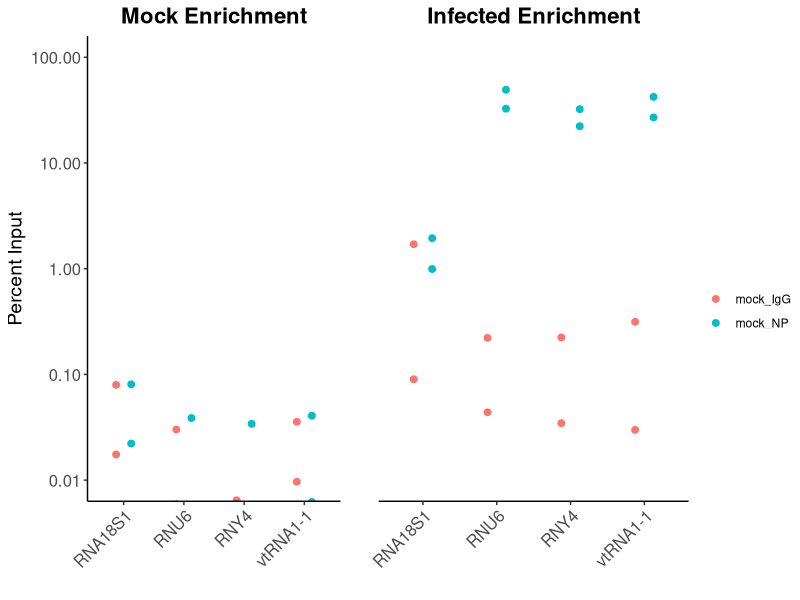
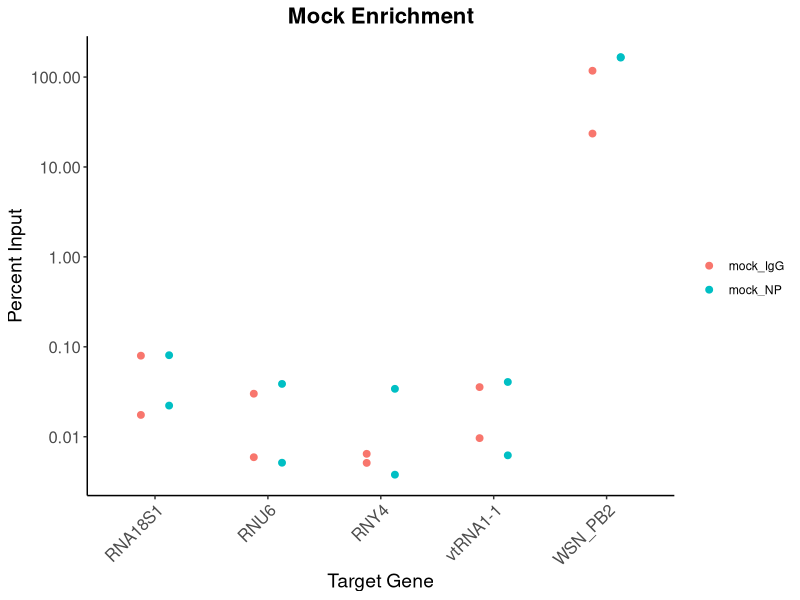
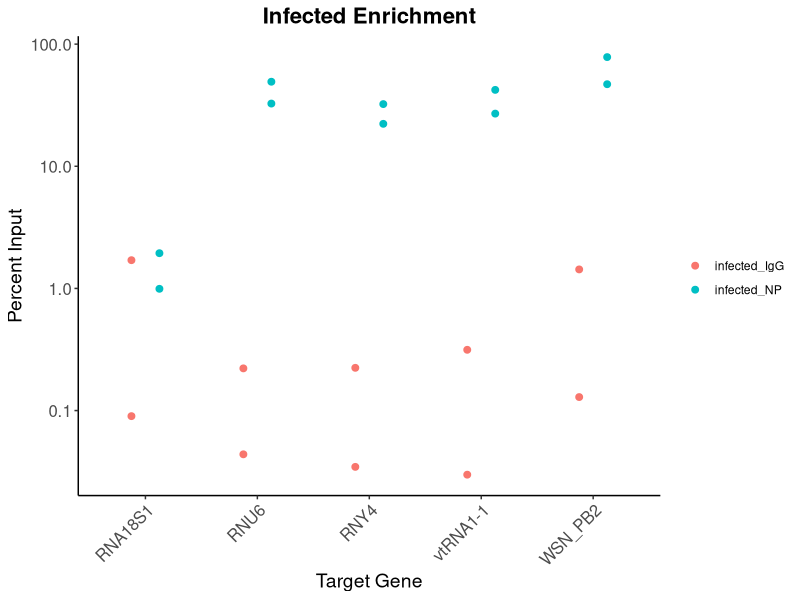
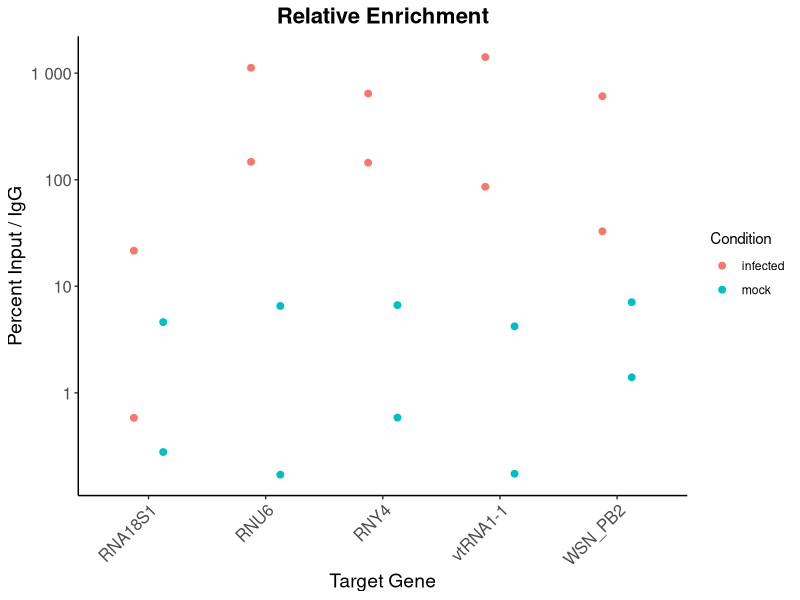
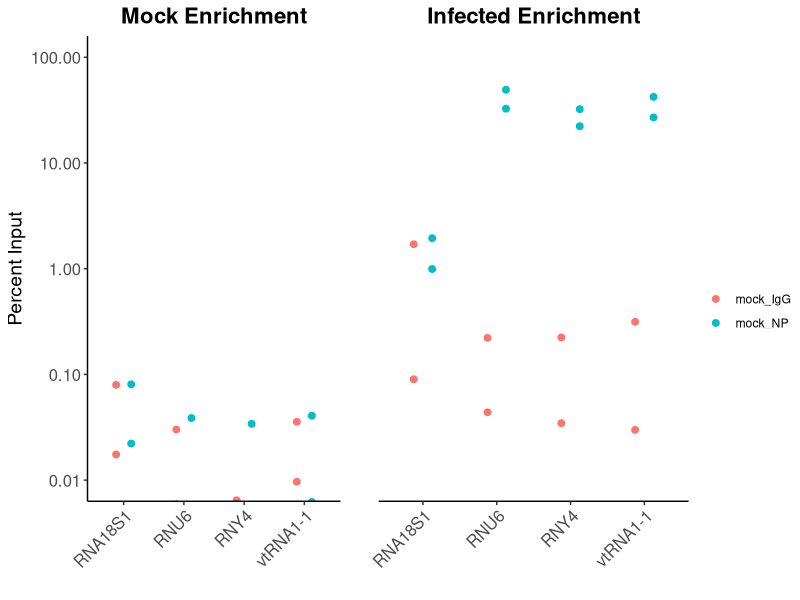

Recreate these plots in R, in order.
library(dplyr)
library(tidyr)
library(ggplot2)
library(ggpubr)
library(scales)

df <- read.csv("TN066//66.2/66.2_filtered.csv")

# Calculate mean CT, pivot wider, and convert to numeric
data <- df %>%
    group_by(Sample.Name, Target.Name, Task) %>%
    summarise(CT = mean(CT, na.rm = TRUE), .groups = "drop") %>%
    pivot_wider(names_from = Sample.Name, values_from = CT)

# Calculate enrichment for IgG and NP samples
data_enrich <- data %>%
    mutate(across(.cols = infect_enrich_NP,
                  .fns  = ~ . - infect_input_NP - log2(0.044^-1),
                  .names = "infected_NP_enrichment")) %>%
    mutate(across(.cols = mock_enrich_NP,
                  .fns  = ~ . - mock_input_NP - log2(0.044^-1),
                  .names = "mock_NP_enrichment")) %>%
    mutate(across(.cols = infect_enrich_IgG,
                  .fns  = ~ . - infect_input_IgG - log2(0.044^-1),
                  .names = "infected_IgG_enrichment")) %>%
    mutate(across(.cols = mock_enrich_IgG,
                  .fns  = ~ . - mock_input_IgG - log2(0.044^-1),
                  .names = "mock_IgG_enrichment")) %>%
    mutate(across(.cols = ends_with("enrichment"),
                  .fns  = ~ 2^-.x,
                  .names = "{.col}_percent_input"))
enrich_out <- data_enrich %>%
    select(Target.Name, Task,
           ends_with("percent_input")) %>%
    rename_with(~ sub("_enrichment_percent_input", "", .x), ends_with("percent_input")) %>%
    pivot_longer(
        cols = -c(Target.Name, Task),
        names_to = "Sample_Type",
        values_to = "percent_input",
        names_prefix = "percent_input_"
    )
write.csv(enrich_out, "TN066/66.2/66.2_rip_enrichment.csv", row.names = FALSE)
# Separate mock and infected for plotting
enrich_out_mock <- enrich_out %>%
    filter(grepl("mock", Sample_Type))
enrich_out_infect <- enrich_out %>%
    filter(grepl("infect", Sample_Type))

p1_mock <- ggplot(enrich_out_mock, aes(x = Target.Name, y = percent_input, color = Sample_Type)) +
    geom_point(size = 2, position = position_dodge(width = 0.5)) +
    labs(title = "Mock Enrichment",
         x = "Target Gene",
         y = "Percent Input",
         color = "") +
    scale_y_log10(labels = label_number()) +
    theme_classic() +
    theme(axis.text.x = element_text(angle = 45, hjust = 1, size = 12),
          plot.title = element_text(hjust = 0.5, size = 16, face = "bold"),
          axis.title.x = element_text(size = 14),
          axis.title.y = element_text(size = 14),
          axis.text.y = element_text(size = 12))
ggsave("TN066/66.2/66.2_rip_enrichment_mock.png", plot = p1_mock, width = 10, height = 6, dpi = 300)

p1_infect <- ggplot(enrich_out_infect, aes(x = Target.Name, y = percent_input, color = Sample_Type)) +
    geom_point(size = 2, position = position_dodge(width = 0.5)) +
    labs(title = "Infected Enrichment",
         x = "Target Gene",
         y = "Percent Input",
         color = "") +
    scale_y_log10(labels = label_number()) +
    theme_classic() +
    theme(axis.text.x = element_text(angle = 45, hjust = 1, size = 12),
          plot.title = element_text(hjust = 0.5, size = 16, face = "bold"),
          axis.title.x = element_text(size = 14),
          axis.title.y = element_text(size = 14),
          axis.text.y = element_text(size = 12))
ggsave("TN066/66.2/66.2_rip_enrichment_infected.png", plot = p1_infect, width = 10, height = 6, dpi = 300)

# Calculate enrichment for mock and infected samples relative to IgG
data_relative <- data_enrich %>%
    mutate(infected = infected_NP_enrichment - infected_IgG_enrichment,
           mock = mock_NP_enrichment - mock_IgG_enrichment) %>%
    select(Target.Name, Task, infected, mock) %>%
    mutate(across(c(infected, mock), ~ 2^-.x))

# Pivot relative results longer for output
data_long <- data_relative %>%
    select(Target.Name, infected, mock, Task) %>%
    pivot_longer(cols = c(infected, mock),
                 names_to = "Condition",
                 values_to = "relative_percent_input",
                 names_prefix = "percent_input_")
write.csv(data_long, "TN066/66.2/66.2_rip_results.csv")

p2 <- ggplot(data_long, aes(x = Target.Name, y = relative_percent_input, color = Condition)) +
    geom_point(size = 2, position = position_dodge(width = 0.5)) +
    labs(title = "Relative Enrichment",
         x = "Target Gene",
         y = "Percent Input / IgG") +
    scale_y_log10(labels = label_number()) +
    theme_classic() +
    theme(axis.text.x = element_text(angle = 45, hjust = 1, size = 12),
          plot.title = element_text(hjust = 0.5, size = 16, face = "bold"),
          axis.title.x = element_text(size = 14),
          axis.title.y = element_text(size = 14),
          axis.text.y = element_text(size = 12))
ggsave("TN066/66.2/66.2_rip_plot.png", plot = p2, width = 10, height = 6, dpi = 300)

# Prepare publication figure without PB2
pub_data_mock <- enrich_out_mock %>%
    filter(Target.Name != "WSN_PB2")

pub_data_infect <- enrich_out_infect %>%
    filter(Target.Name != "WSN_PB2")

pub_mock <- ggplot(pub_data_mock, aes(x = Target.Name, y = percent_input, color = Sample_Type)) +
    geom_point(size = 2, position = position_dodge(width = 0.5)) +
    labs(title = "Mock Enrichment",
         x = "",
         y = "Percent Input",
         color = "") +
    scale_y_log10(labels = label_number()) +
    coord_cartesian(ylim = c(0.01, 100)) +
    theme_classic() +
    theme(axis.text.x = element_text(angle = 45, hjust = 1, size = 12),
          plot.title = element_text(hjust = 0.5, size = 16, face = "bold"),
          axis.title.y = element_text(size = 14),
          axis.text.y = element_text(size = 12))
pub_infect <- ggplot(pub_data_infect, aes(x = Target.Name, y = percent_input, color = Sample_Type)) +
    geom_point(size = 2, position = position_dodge(width = 0.5)) +
    labs(title = "Infected Enrichment",
         x = "",
         y = "",
         color = "") +
    scale_y_log10(labels = label_number()) +
    coord_cartesian(ylim = c(0.01, 100)) +
    theme_classic() +
    theme(axis.text.x = element_text(angle = 45, hjust = 1, size = 12),
          plot.title = element_text(hjust = 0.5, size = 16, face = "bold"),
          axis.text.y = element_blank(),
          axis.ticks.y = element_blank(),
          axis.line.y = element_blank())
pub_figure <- ggarrange(pub_mock, pub_infect, ncol = 2, nrow = 1, common.legend = TRUE, legend = "right")
print(pub_figure)
ggsave("TN066/66.2/66.2_rip_pub_figure.png", plot = pub_figure, width = 12, height = 6, dpi = 300)
